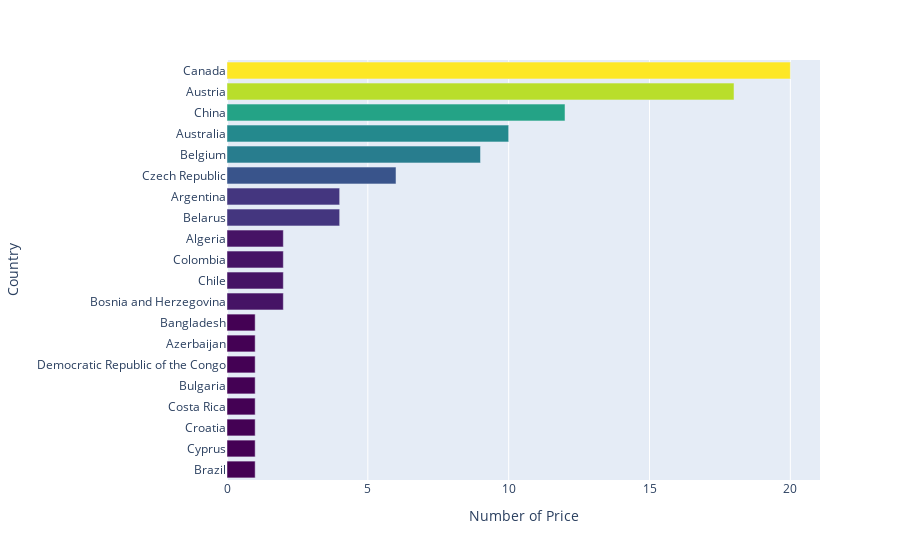

Here is the notebook cell this chart was saved with:
### Code cell
barh = px.bar(x=top20_countries['prize'],
              y=top20_countries['birth_country_current'],
              orientation='h',
              color=top20_countries['prize'],
              color_continuous_scale="Viridis")
barh.update_layout(xaxis_title="Number of Price", yaxis_title="Country", coloraxis_showscale=False)

### Figure 1 — Plotly figure (JSON) as saved in the notebook; plotly's stock layout.template omitted (floating-point values rounded to 4 significant figures)
{"data": [{"alignmentgroup": "True", "hovertemplate": "x=%{x}<br>y=%{y}<br>color=%{marker.color}<extra></extra>", "legendgroup": "", "marker": {"color": [1, 1, 1, 1, 1, 1, 1, 1, 2, 2, 2, 2, 4, 4, 6, 9, 10, 12, 18, 20], "coloraxis": "coloraxis", "pattern": {"shape": ""}}, "name": "", "offsetgroup": "", "orientation": "h", "showlegend": false, "textposition": "auto", "type": "bar", "x": [1, 1, 1, 1, 1, 1, 1, 1, 2, 2, 2, 2, 4, 4, 6, 9, 10, 12, 18, 20], "xaxis": "x", "y": ["Brazil", "Cyprus", "Croatia", "Costa Rica", "Bulgaria", "Democratic Republic of the Congo", "Azerbaijan", "Bangladesh", "Bosnia and Herzegovina", "Chile", "Colombia", "Algeria", "Belarus", "Argentina", "Czech Republic", "Belgium", "Australia", "China", "Austria", "Canada"], "yaxis": "y"}], "layout": {"barmode": "relative", "coloraxis": {"colorbar": {"title": {"text": "color"}}, "colorscale": [[0, "#440154"], [0.1111, "#482878"], [0.2222, "#3e4989"], [0.3333, "#31688e"], [0.4444, "#26828e"], [0.5556, "#1f9e89"], [0.6667, "#35b779"], [0.7778, "#6ece58"], [0.8889, "#b5de2b"], [1, "#fde725"]], "showscale": false}, "legend": {"tracegroupgap": 0}, "margin": {"t": 60}, "xaxis": {"anchor": "y", "domain": [0, 1], "title": {"text": "Number of Price"}}, "yaxis": {"anchor": "x", "domain": [0, 1], "title": {"text": "Country"}}}}
